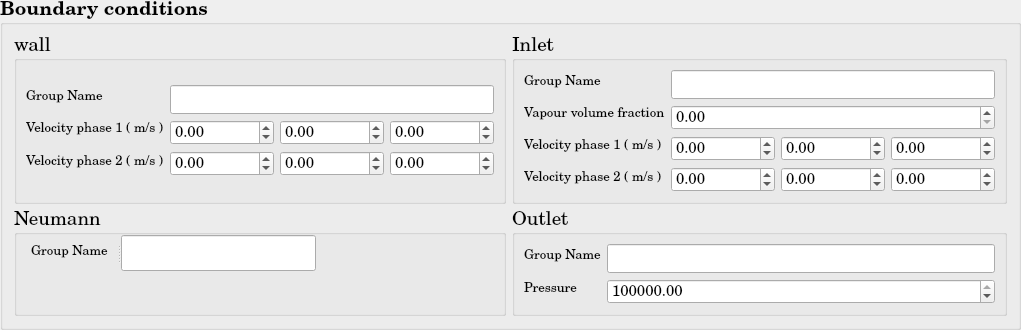
         <widget class="QGroupBox" name="Iso2F_BoundaryConditionGroup">
          <property name="font">
           <font>
            <family>Century Schoolbook L</family>
            <pointsize>14</pointsize>
            <weight>75</weight>
            <bold>true</bold>
           </font>
          </property>
          <property name="title">
           <string>Boundary conditions</string>
          </property>
          <layout class="QGridLayout" name="gridLayout_26">
           <item row="0" column="0">
            <layout class="QGridLayout" name="Iso2F_BoundaryConditionGrid">
             <item row="0" column="0">
              <widget class="QGroupBox" name="Iso2F_BC_Wall_Group">
               <property name="font">
                <font>
                 <family>Century Schoolbook L</family>
                 <pointsize>14</pointsize>
                 <weight>50</weight>
                 <bold>false</bold>
                </font>
               </property>
               <property name="title">
                <string>wall</string>
               </property>
               <layout class="QGridLayout" name="gridLayout_27">
                <item row="0" column="0">
                 <layout class="QHBoxLayout" name="Iso2F_BC_Wall_Layout">
                  <item>
                   <layout class="QVBoxLayout" name="Iso2F_BoundaryCondition_Wall_vLayout">
                    <item>
                     <widget class="QLabel" name="Iso2F_BC_Wall_GroupName">
                      <property name="text">
                       <string>&lt;html&gt;&lt;head/&gt;&lt;body&gt;&lt;p&gt;&lt;span style=&quot; font-size:10pt;&quot;&gt;Group Name&lt;/span&gt;&lt;/p&gt;&lt;/body&gt;&lt;/html&gt;</string>
                      </property>
                     </widget>
                    </item>
                    <item>
                     <widget class="QLabel" name="Iso2F_BC_Wall_VelocityP1">
                      <property name="text">
                       <string>&lt;html&gt;&lt;head/&gt;&lt;body&gt;&lt;p&gt;&lt;span style=&quot; font-size:10pt;&quot;&gt;Velocity phase 1 ( m/s )&lt;/span&gt;&lt;/p&gt;&lt;/body&gt;&lt;/html&gt;</string>
                      </property>
                     </widget>
                    </item>
                    <item>
                     <widget class="QLabel" name="Iso2F_BC_Wall_VelocityP2">
                      <property name="text">
                       <string>&lt;html&gt;&lt;head/&gt;&lt;body&gt;&lt;p&gt;&lt;span style=&quot; font-size:10pt;&quot;&gt;Velocity phase 2 ( m/s )&lt;/span&gt;&lt;/p&gt;&lt;/body&gt;&lt;/html&gt;</string>
                      </property>
                     </widget>
                    </item>
                   </layout>
                  </item>
                  <item>
                   <layout class="QVBoxLayout" name="Iso2F_BoundaryCondition_Wall_vLayout_2">
                    <item>
                     <widget class="QLineEdit" name="Iso2F_BC_Wall_GroupName_lineEdit"/>
                    </item>
                    <item>
                     <layout class="QHBoxLayout" name="Iso2F_BC_Wall_Velocity1vLayout">
                      <item>
                       <widget class="QDoubleSpinBox" name="Iso2F_BC_Wall_VelocityP1_1d_doubleSpinBox">
                        <property name="font">
                         <font>
                          <pointsize>11</pointsize>
                         </font>
                        </property>
                        <property name="minimum">
                         <double>-1000000000.000000000000000</double>
                        </property>
                        <property name="maximum">
                         <double>1000000000.000000000000000</double>
                        </property>
                       </widget>
                      </item>
                      <item>
                       <widget class="QDoubleSpinBox" name="Iso2F_BC_Wall_VelocityP1_2d_doubleSpinBox">
                        <property name="font">
                         <font>
                          <pointsize>11</pointsize>
                         </font>
                        </property>
                        <property name="minimum">
                         <double>-1000000000.000000000000000</double>
                        </property>
                        <property name="maximum">
                         <double>1000000000.000000000000000</double>
                        </property>
                       </widget>
                      </item>
                      <item>
                       <widget class="QDoubleSpinBox" name="Iso2F_BC_Wall_VelocityP1_3d_doubleSpinBox">
                        <property name="font">
                         <font>
                          <pointsize>11</pointsize>
                         </font>
                        </property>
                        <property name="minimum">
                         <double>-1000000000.000000000000000</double>
                        </property>
                        <property name="maximum">
                         <double>1000000000.000000000000000</double>
                        </property>
                       </widget>
                      </item>
                     </layout>
                    </item>
                    <item>
                     <layout class="QHBoxLayout" name="Iso2F_BC_Wall_Velocity2vLayout">
                      <item>
                       <widget class="QDoubleSpinBox" name="Iso2F_BC_Wall_VelocityP2_1d_doubleSpinBox">
                        <property name="font">
                         <font>
                          <pointsize>11</pointsize>
                         </font>
                        </property>
                        <property name="minimum">
                         <double>-1000000000.000000000000000</double>
                        </property>
                        <property name="maximum">
                         <double>1000000000.000000000000000</double>
                        </property>
                       </widget>
                      </item>
                      <item>
                       <widget class="QDoubleSpinBox" name="Iso2F_BC_Wall_VelocityP2_2d_doubleSpinBox">
                        <property name="font">
                         <font>
                          <pointsize>11</pointsize>
                         </font>
                        </property>
                        <property name="minimum">
                         <double>-1000000000.000000000000000</double>
                        </property>
                        <property name="maximum">
                         <double>1000000000.000000000000000</double>
                        </property>
                       </widget>
                      </item>
                      <item>
                       <widget class="QDoubleSpinBox" name="Iso2F_BC_Wall_VelocityP2_3d_doubleSpinBox">
                        <property name="font">
                         <font>
                          <pointsize>11</pointsize>
                         </font>
                        </property>
                        <property name="minimum">
                         <double>-1000000000.000000000000000</double>
                        </property>
                        <property name="maximum">
                         <double>1000000000.000000000000000</double>
                        </property>
                       </widget>
                      </item>
                     </layout>
                    </item>
                   </layout>
                  </item>
                 </layout>
                </item>
               </layout>
              </widget>
             </item>
             <item row="0" column="1">
              <widget class="QGroupBox" name="Iso2F_BoundaryCondition_Inlet_Group">
               <property name="font">
                <font>
                 <family>Century Schoolbook L</family>
                 <pointsize>14</pointsize>
                 <weight>50</weight>
                 <bold>false</bold>
                </font>
               </property>
               <property name="title">
                <string>Inlet</string>
               </property>
               <layout class="QGridLayout" name="gridLayout_28">
                <item row="0" column="0">
                 <layout class="QHBoxLayout" name="Iso2F_BoundaryCondition_Inlet_Layout">
                  <item>
                   <layout class="QVBoxLayout" name="Iso2F_FEqs_BoundaryCondition_Inlet_vLayout">
                    <item>
                     <widget class="QLabel" name="Iso2F_BC_Inlet_GroupName">
                      <property name="text">
                       <string>&lt;html&gt;&lt;head/&gt;&lt;body&gt;&lt;p&gt;&lt;span style=&quot; font-size:10pt;&quot;&gt;Group Name&lt;/span&gt;&lt;/p&gt;&lt;/body&gt;&lt;/html&gt;</string>
                      </property>
                     </widget>
                    </item>
                    <item>
                     <widget class="QLabel" name="Iso2F_BC_Inlet_Alpha">
                      <property name="text">
                       <string>&lt;html&gt;&lt;head/&gt;&lt;body&gt;&lt;p&gt;&lt;span style=&quot; font-size:10pt;&quot;&gt;Vapour volume fraction&lt;/span&gt;&lt;/p&gt;&lt;/body&gt;&lt;/html&gt;</string>
                      </property>
                     </widget>
                    </item>
                    <item>
                     <widget class="QLabel" name="Iso2F_BC_Inlet_VelocityP1">
                      <property name="text">
                       <string>&lt;html&gt;&lt;head/&gt;&lt;body&gt;&lt;p&gt;&lt;span style=&quot; font-size:10pt;&quot;&gt;Velocity phase 1 ( m/s )&lt;/span&gt;&lt;/p&gt;&lt;/body&gt;&lt;/html&gt;</string>
                      </property>
                     </widget>
                    </item>
                    <item>
                     <widget class="QLabel" name="Iso2F_BC_Inlet_VelocityP2">
                      <property name="text">
                       <string>&lt;html&gt;&lt;head/&gt;&lt;body&gt;&lt;p&gt;&lt;span style=&quot; font-size:10pt;&quot;&gt;Velocity phase 2 ( m/s )&lt;/span&gt;&lt;/p&gt;&lt;/body&gt;&lt;/html&gt;</string>
                      </property>
                     </widget>
                    </item>
                   </layout>
                  </item>
                  <item>
                   <layout class="QVBoxLayout" name="Iso2F_BoundaryCondition_Inlet_vLayout_2">
                    <item>
                     <widget class="QLineEdit" name="Iso2F_BC_Inlet_GroupName_lineEdit"/>
                    </item>
                    <item>
                     <widget class="QDoubleSpinBox" name="Iso2F_BC_Inlet_Alpha_doubleSpinBox">
                      <property name="font">
                       <font>
                        <pointsize>11</pointsize>
                       </font>
                      </property>
                      <property name="maximum">
                       <double>1.000000000000000</double>
                      </property>
                     </widget>
                    </item>
                    <item>
                     <layout class="QHBoxLayout" name="Iso2F_BC_Inlet_VelocityP1Layout">
                      <item>
                       <widget class="QDoubleSpinBox" name="Iso2F_BC_Inlet_VelocityP1_1d_doubleSpinBox">
                        <property name="font">
                         <font>
                          <pointsize>11</pointsize>
                         </font>
                        </property>
                        <property name="minimum">
                         <double>-1000000000.000000000000000</double>
                        </property>
                        <property name="maximum">
                         <double>1000000000.000000000000000</double>
                        </property>
                       </widget>
                      </item>
                      <item>
                       <widget class="QDoubleSpinBox" name="Iso2F_BC_Inlet_VelocityP1_2d_doubleSpinBox">
                        <property name="font">
                         <font>
                          <pointsize>11</pointsize>
                         </font>
                        </property>
                        <property name="minimum">
                         <double>-1000000000.000000000000000</double>
                        </property>
                        <property name="maximum">
                         <double>1000000000.000000000000000</double>
                        </property>
                       </widget>
                      </item>
                      <item>
                       <widget class="QDoubleSpinBox" name="Iso2F_BC_Inlet_VelocityP1_3d_doubleSpinBox">
                        <property name="font">
                         <font>
                          <pointsize>11</pointsize>
                         </font>
                        </property>
                        <property name="minimum">
                         <double>-1000000000.000000000000000</double>
                        </property>
                        <property name="maximum">
                         <double>1000000000.000000000000000</double>
                        </property>
                       </widget>
                      </item>
                     </layout>
                    </item>
                    <item>
                     <layout class="QHBoxLayout" name="Iso2F_BC_Inlet_VelocityP2Layout">
                      <item>
                       <widget class="QDoubleSpinBox" name="Iso2F_BC_Inlet_VelocityP2_1d_doubleSpinBox">
                        <property name="font">
                         <font>
                          <pointsize>11</pointsize>
                         </font>
                        </property>
                        <property name="minimum">
                         <double>-1000000000.000000000000000</double>
                        </property>
                        <property name="maximum">
                         <double>1000000000.000000000000000</double>
                        </property>
                       </widget>
                      </item>
                      <item>
                       <widget class="QDoubleSpinBox" name="Iso2F_BC_Inlet_VelocityP2_2d_doubleSpinBox">
                        <property name="font">
                         <font>
                          <pointsize>11</pointsize>
                         </font>
                        </property>
                        <property name="minimum">
                         <double>-1000000000.000000000000000</double>
                        </property>
                        <property name="maximum">
                         <double>1000000000.000000000000000</double>
                        </property>
                       </widget>
                      </item>
                      <item>
                       <widget class="QDoubleSpinBox" name="Iso2F_BC_Inlet_VelocityP2_3d_doubleSpinBox">
                        <property name="font">
                         <font>
                          <pointsize>11</pointsize>
                         </font>
                        </property>
                        <property name="minimum">
                         <double>-1000000000.000000000000000</double>
                        </property>
                        <property name="maximum">
                         <double>1000000000.000000000000000</double>
                        </property>
                       </widget>
                      </item>
                     </layout>
                    </item>
                   </layout>
                  </item>
                 </layout>
                </item>
               </layout>
              </widget>
             </item>
             <item row="1" column="0">
              <widget class="QGroupBox" name="Iso2F_FEqs_BoundaryCondition_Neumann_Group">
               <property name="font">
                <font>
                 <family>Century Schoolbook L</family>
                 <pointsize>14</pointsize>
                 <weight>50</weight>
                 <bold>false</bold>
                </font>
               </property>
               <property name="title">
                <string>Neumann</string>
               </property>
               <widget class="QSplitter" name="Iso2F_BC_Neumann_GroupNameSplitter">
                <property name="geometry">
                 <rect>
                  <x>17</x>
                  <y>25</y>
                  <width>285</width>
                  <height>36</height>
                 </rect>
                </property>
                <property name="orientation">
                 <enum>Qt::Horizontal</enum>
                </property>
                <widget class="QLabel" name="Iso2F_BC_Neumann_GroupName">
                 <property name="text">
                  <string>&lt;html&gt;&lt;head/&gt;&lt;body&gt;&lt;p&gt;&lt;span style=&quot; font-size:10pt;&quot;&gt;Group Name&lt;/span&gt;&lt;/p&gt;&lt;/body&gt;&lt;/html&gt;</string>
                 </property>
                </widget>
                <widget class="QLineEdit" name="Iso2F_BC_Neumann_GroupName_lineEdit"/>
               </widget>
              </widget>
             </item>
             <item row="1" column="1">
              <widget class="QGroupBox" name="Iso2F_BoundaryCondition_Outlet_Group">
               <property name="font">
                <font>
                 <family>Century Schoolbook L</family>
                 <pointsize>14</pointsize>
                 <weight>50</weight>
                 <bold>false</bold>
                </font>
               </property>
               <property name="title">
                <string>Outlet</string>
               </property>
               <layout class="QGridLayout" name="gridLayout_29">
                <item row="0" column="0">
                 <layout class="QHBoxLayout" name="Iso2F_BoundaryCondition_Outlet_Layout">
                  <item>
                   <layout class="QVBoxLayout" name="Iso2F_BoundaryCondition_Outlet_vLayout">
                    <item>
                     <widget class="QLabel" name="Iso2F_BC_Outlet_GroupName">
                      <property name="text">
                       <string>&lt;html&gt;&lt;head/&gt;&lt;body&gt;&lt;p&gt;&lt;span style=&quot; font-size:10pt;&quot;&gt;Group Name&lt;/span&gt;&lt;/p&gt;&lt;/body&gt;&lt;/html&gt;</string>
                      </property>
                     </widget>
                    </item>
                    <item>
                     <widget class="QLabel" name="Iso2F_BC_Outlet_Pressure">
                      <property name="text">
                       <string>&lt;html&gt;&lt;head/&gt;&lt;body&gt;&lt;p&gt;&lt;span style=&quot; font-size:10pt;&quot;&gt;Pressure&lt;/span&gt;&lt;/p&gt;&lt;/body&gt;&lt;/html&gt;</string>
                      </property>
                     </widget>
                    </item>
                   </layout>
                  </item>
                  <item>
                   <layout class="QVBoxLayout" name="Iso2F_BoundaryCondition_Outlet_vLayout_2">
                    <item>
                     <widget class="QLineEdit" name="Iso2F_BC_Outlet_GroupNamelineEdit"/>
                    </item>
                    <item>
                     <widget class="QDoubleSpinBox" name="Iso2F_BC_Outlet_PressuredoubleSpinBox">
                      <property name="font">
                       <font>
                        <pointsize>11</pointsize>
                       </font>
                      </property>
                      <property name="maximum">
                       <double>1000000000.000000000000000</double>
                      </property>
                      <property name="value">
                       <double>100000.000000000000000</double>
                      </property>
                     </widget>
                    </item>
                   </layout>
                  </item>
                 </layout>
                </item>
               </layout>
              </widget>
             </item>
            </layout>
           </item>
          </layout>
         </widget>
